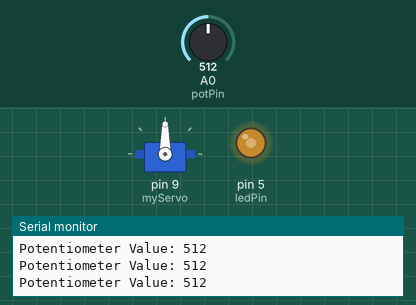
A sketch run on a simulated Arduino Uno, built with avr-gcc and run on an emulated ATmega328P. Parts: servo, output pins drawn as LEDs (lit = HIGH), the last lines printed to the serial monitor. The inputs (shaded band) are chosen by the test bench; at power-on: A0 (potPin) = 512.

Above: at 1.2 s.
1.3 s: A0 (potPin) set to 716
At 2.5 s:
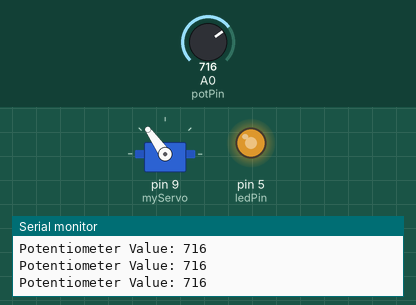
2.8 s: A0 (potPin) set to 900
At 3.9 s:
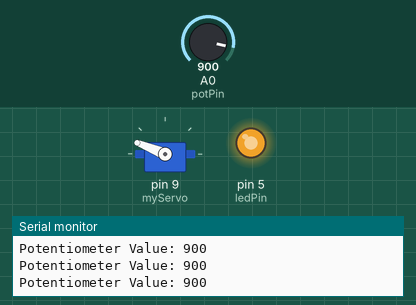
4.3 s: A0 (potPin) set to 1023
At 5.4 s:
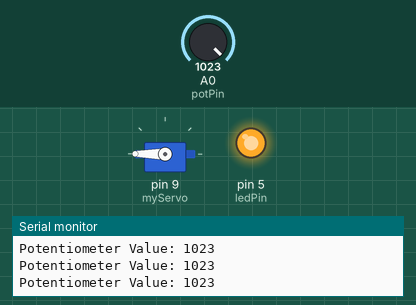
5.8 s: A0 (potPin) set to 306
At 6.9 s:
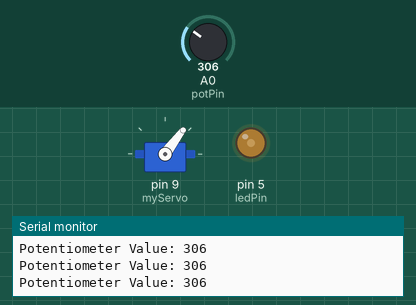
7.3 s: A0 (potPin) set to 122
At 8.4 s:
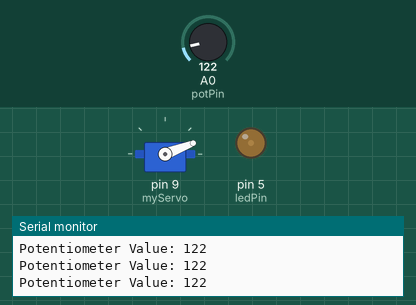
8.8 s: A0 (potPin) set to 0
At 9.9 s:
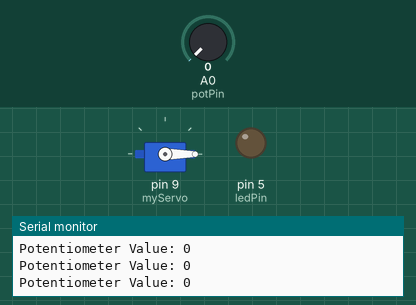
Timing chart, 0 to 11.3 s (numbered marks = the images above; inputs shaded):
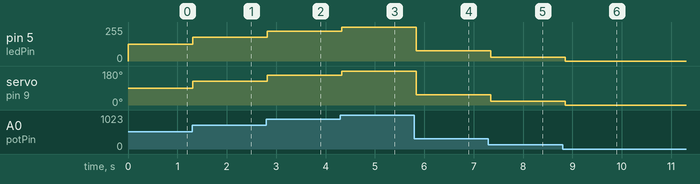

The sketch:

servo_led_potent.ino
```cpp
#include <Servo.h>

Servo myServo;

const int potPin = A0; // Potentiometer connected to A0
const int ledPin=5;

void setup()
{
  Serial.begin(9600);
  pinMode(ledPin,OUTPUT);
  myServo.attach(9);
}

void loop()
{
  int potValue = analogRead(potPin);

  Serial.print("Potentiometer Value: ");
  Serial.println(potValue);

  int brightness = map(potValue, 0, 1023, 0, 255);
  analogWrite(ledPin, brightness);

  int angle = map(potValue, 0, 1023, 0, 180);
  myServo.write(angle);

  delay(100);
}
```

Measured:
- after the input at 1.3 s, pin 5 (ledPin): 127/255 → 178/255 at once; servo on pin 9 (myServo): 90° → 125° at once
- after the input at 2.8 s, pin 5 (ledPin): 178/255 → 224/255 at once; servo on pin 9 (myServo): 125° → 158° at once
- after the input at 4.3 s, pin 5 (ledPin): 224/255 → 255/255 at once; servo on pin 9 (myServo): 158° → 180° at once
- after the input at 5.8 s, pin 5 (ledPin): 255/255 → 76/255 at once; servo on pin 9 (myServo): 180° → 53° at once
- after the input at 7.3 s, pin 5 (ledPin): 76/255 → 30/255 after 0.05 s; servo on pin 9 (myServo): 53° → 21° after 0.05 s
- after the input at 8.8 s, pin 5 (ledPin): 30/255 → 0/255 after 0.06 s; servo on pin 9 (myServo): 21° → 0° after 0.06 s
